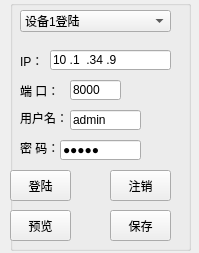
    <widget class="QWidget" name="page_4">
     <property name="geometry">
      <rect>
       <x>0</x>
       <y>0</y>
       <width>199</width>
       <height>253</height>
      </rect>
     </property>
     <attribute name="icon">
      <iconset resource="smartmonitorsystem.qrc">
       <normaloff>:/new/prefix1/Resources/1.ico</normaloff>:/new/prefix1/Resources/1.ico</iconset>
     </attribute>
     <attribute name="label">
      <string>设备登陆</string>
     </attribute>
     <widget class="QGroupBox" name="groupBox">
      <property name="geometry">
       <rect>
        <x>10</x>
        <y>0</y>
        <width>181</width>
        <height>251</height>
       </rect>
      </property>
      <property name="title">
       <string/>
      </property>
      <widget class="QLineEdit" name="lineEdit">
       <property name="geometry">
        <rect>
         <x>40</x>
         <y>50</y>
         <width>121</width>
         <height>20</height>
        </rect>
       </property>
       <property name="inputMask">
        <string>000.000.000.000</string>
       </property>
       <property name="text">
        <string>10.1.34.9</string>
       </property>
       <property name="maxLength">
        <number>15</number>
       </property>
      </widget>
      <widget class="QLabel" name="label_14">
       <property name="geometry">
        <rect>
         <x>10</x>
         <y>40</y>
         <width>21</width>
         <height>41</height>
        </rect>
       </property>
       <property name="text">
        <string>IP：</string>
       </property>
      </widget>
      <widget class="QLabel" name="label_15">
       <property name="geometry">
        <rect>
         <x>10</x>
         <y>80</y>
         <width>71</width>
         <height>21</height>
        </rect>
       </property>
       <property name="text">
        <string>端 口：</string>
       </property>
      </widget>
      <widget class="QLineEdit" name="lineEdit_2">
       <property name="geometry">
        <rect>
         <x>60</x>
         <y>80</y>
         <width>51</width>
         <height>20</height>
        </rect>
       </property>
       <property name="inputMask">
        <string/>
       </property>
       <property name="text">
        <string>8000</string>
       </property>
      </widget>
      <widget class="QLabel" name="label_16">
       <property name="geometry">
        <rect>
         <x>10</x>
         <y>110</y>
         <width>54</width>
         <height>16</height>
        </rect>
       </property>
       <property name="text">
        <string>用户名：</string>
       </property>
      </widget>
      <widget class="QLineEdit" name="lineEdit_3">
       <property name="geometry">
        <rect>
         <x>60</x>
         <y>110</y>
         <width>71</width>
         <height>20</height>
        </rect>
       </property>
       <property name="inputMask">
        <string>nnnnnnnn</string>
       </property>
       <property name="text">
        <string>admin</string>
       </property>
      </widget>
      <widget class="QLabel" name="label_17">
       <property name="geometry">
        <rect>
         <x>10</x>
         <y>140</y>
         <width>54</width>
         <height>16</height>
        </rect>
       </property>
       <property name="text">
        <string>密 码：</string>
       </property>
      </widget>
      <widget class="QLineEdit" name="lineEdit_4">
       <property name="geometry">
        <rect>
         <x>50</x>
         <y>140</y>
         <width>81</width>
         <height>20</height>
        </rect>
       </property>
       <property name="inputMask">
        <string>00000</string>
       </property>
       <property name="text">
        <string>12345</string>
       </property>
       <property name="echoMode">
        <enum>QLineEdit::Password</enum>
       </property>
      </widget>
      <widget class="QPushButton" name="pushButton">
       <property name="geometry">
        <rect>
         <x>0</x>
         <y>170</y>
         <width>61</width>
         <height>31</height>
        </rect>
       </property>
       <property name="text">
        <string>登陆</string>
       </property>
       <property name="icon">
        <iconset resource="smartmonitorsystem.qrc">
         <normaloff>:/new/prefix1/Resources/3.ico</normaloff>:/new/prefix1/Resources/3.ico</iconset>
       </property>
      </widget>
      <widget class="QComboBox" name="comboBox_5">
       <property name="geometry">
        <rect>
         <x>10</x>
         <y>10</y>
         <width>151</width>
         <height>22</height>
        </rect>
       </property>
       <item>
        <property name="text">
         <string>设备1登陆</string>
        </property>
       </item>
       <item>
        <property name="text">
         <string>设备2登陆</string>
        </property>
       </item>
       <item>
        <property name="text">
         <string>设备3登陆</string>
        </property>
       </item>
       <item>
        <property name="text">
         <string>设备4登陆</string>
        </property>
       </item>
      </widget>
      <widget class="QPushButton" name="pushButton_2">
       <property name="geometry">
        <rect>
         <x>100</x>
         <y>170</y>
         <width>61</width>
         <height>31</height>
        </rect>
       </property>
       <property name="text">
        <string>注销</string>
       </property>
       <property name="icon">
        <iconset resource="smartmonitorsystem.qrc">
         <normaloff>:/new/prefix1/Resources/5.ico</normaloff>:/new/prefix1/Resources/5.ico</iconset>
       </property>
      </widget>
      <widget class="QPushButton" name="pushButton_27">
       <property name="geometry">
        <rect>
         <x>100</x>
         <y>210</y>
         <width>61</width>
         <height>31</height>
        </rect>
       </property>
       <property name="text">
        <string>保存</string>
       </property>
       <property name="icon">
        <iconset resource="smartmonitorsystem.qrc">
         <normaloff>:/new/prefix1/Resources/3.ico</normaloff>:/new/prefix1/Resources/3.ico</iconset>
       </property>
      </widget>
     </widget>
     <widget class="QPushButton" name="pushButton_26">
      <property name="geometry">
       <rect>
        <x>10</x>
        <y>210</y>
        <width>61</width>
        <height>31</height>
       </rect>
      </property>
      <property name="text">
       <string>预览</string>
      </property>
      <property name="icon">
       <iconset resource="smartmonitorsystem.qrc">
        <normaloff>:/new/prefix1/Resources/3.ico</normaloff>:/new/prefix1/Resources/3.ico</iconset>
      </property>
     </widget>
    </widget>
